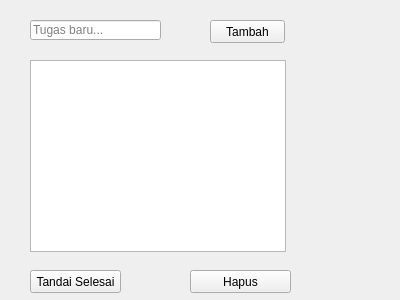
<?xml version="1.0" encoding="UTF-8"?>
<ui version="4.0">
 <class>Form</class>
 <widget class="QWidget" name="Form">
  <property name="geometry">
   <rect>
    <x>0</x>
    <y>0</y>
    <width>400</width>
    <height>300</height>
   </rect>
  </property>
  <property name="windowTitle">
   <string>To-Do List</string>
  </property>
  <widget class="QListWidget" name="task_list">
   <property name="geometry">
    <rect>
     <x>30</x>
     <y>60</y>
     <width>256</width>
     <height>192</height>
    </rect>
   </property>
  </widget>
  <widget class="QLineEdit" name="task_input">
   <property name="geometry">
    <rect>
     <x>30</x>
     <y>20</y>
     <width>131</width>
     <height>20</height>
    </rect>
   </property>
   <property name="placeholderText">
    <string>Tugas baru...</string>
   </property>
  </widget>
  <widget class="QPushButton" name="add_btn">
   <property name="geometry">
    <rect>
     <x>210</x>
     <y>20</y>
     <width>75</width>
     <height>23</height>
    </rect>
   </property>
   <property name="text">
    <string>Tambah</string>
   </property>
  </widget>
  <widget class="QPushButton" name="complete_btn">
   <property name="geometry">
    <rect>
     <x>30</x>
     <y>270</y>
     <width>91</width>
     <height>23</height>
    </rect>
   </property>
   <property name="text">
    <string>Tandai Selesai</string>
   </property>
  </widget>
  <widget class="QPushButton" name="delete_btn">
   <property name="geometry">
    <rect>
     <x>190</x>
     <y>270</y>
     <width>101</width>
     <height>23</height>
    </rect>
   </property>
   <property name="text">
    <string>Hapus</string>
   </property>
  </widget>
 </widget>
 <resources/>
 <connections/>
</ui>
